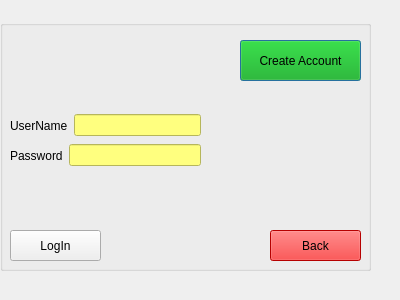
<?xml version="1.0" encoding="UTF-8"?>
<ui version="4.0">
 <class>aGuide</class>
 <widget class="QDialog" name="aGuide">
  <property name="geometry">
   <rect>
    <x>0</x>
    <y>0</y>
    <width>400</width>
    <height>300</height>
   </rect>
  </property>
  <property name="sizePolicy">
   <sizepolicy hsizetype="Preferred" vsizetype="Preferred">
    <horstretch>0</horstretch>
    <verstretch>5</verstretch>
   </sizepolicy>
  </property>
  <property name="windowTitle">
   <string>Dialog</string>
  </property>
  <property name="autoFillBackground">
   <bool>false</bool>
  </property>
  <property name="styleSheet">
   <string notr="true">border-color:red;</string>
  </property>
  <property name="statusBar" stdset="0">
   <string/>
  </property>
  <widget class="QGroupBox" name="groupBox">
   <property name="geometry">
    <rect>
     <x>0</x>
     <y>20</y>
     <width>371</width>
     <height>251</height>
    </rect>
   </property>
   <property name="autoFillBackground">
    <bool>true</bool>
   </property>
   <property name="title">
    <string/>
   </property>
   <widget class="QPushButton" name="pushButton_createaccount">
    <property name="geometry">
     <rect>
      <x>240</x>
      <y>20</y>
      <width>121</width>
      <height>41</height>
     </rect>
    </property>
    <property name="styleSheet">
     <string notr="true">border-color: rgb(0, 47, 0);
background-color: rgb(0, 170, 0);</string>
    </property>
    <property name="text">
     <string>Create Account</string>
    </property>
   </widget>
   <widget class="QPushButton" name="pushButton_back">
    <property name="geometry">
     <rect>
      <x>270</x>
      <y>210</y>
      <width>91</width>
      <height>31</height>
     </rect>
    </property>
    <property name="styleSheet">
     <string notr="true">background-color: rgb(255, 0, 0);
border-color: rgb(0, 0, 255);</string>
    </property>
    <property name="text">
     <string>Back</string>
    </property>
   </widget>
   <widget class="QWidget" name="layoutWidget">
    <property name="geometry">
     <rect>
      <x>10</x>
      <y>90</y>
      <width>191</width>
      <height>31</height>
     </rect>
    </property>
    <layout class="QHBoxLayout" name="horizontalLayout">
     <item>
      <widget class="QLabel" name="label">
       <property name="styleSheet">
        <string notr="true">font: 11pt &quot;MS Shell Dlg 2&quot;;</string>
       </property>
       <property name="text">
        <string>UserName</string>
       </property>
      </widget>
     </item>
     <item>
      <widget class="QLineEdit" name="lineEdit_username">
       <property name="styleSheet">
        <string notr="true">background-color: rgb(255, 255, 127);</string>
       </property>
      </widget>
     </item>
    </layout>
   </widget>
   <widget class="QWidget" name="layoutWidget">
    <property name="geometry">
     <rect>
      <x>10</x>
      <y>120</y>
      <width>191</width>
      <height>31</height>
     </rect>
    </property>
    <layout class="QHBoxLayout" name="horizontalLayout_2">
     <item>
      <widget class="QLabel" name="label_2">
       <property name="styleSheet">
        <string notr="true">font: 11pt &quot;MS Shell Dlg 2&quot;;</string>
       </property>
       <property name="text">
        <string>Password</string>
       </property>
      </widget>
     </item>
     <item>
      <widget class="QLineEdit" name="lineEdit_password">
       <property name="styleSheet">
        <string notr="true">background-color: rgb(255, 255, 127);</string>
       </property>
       <property name="echoMode">
        <enum>QLineEdit::Password</enum>
       </property>
      </widget>
     </item>
    </layout>
   </widget>
   <widget class="QPushButton" name="pushButton_login">
    <property name="geometry">
     <rect>
      <x>10</x>
      <y>210</y>
      <width>91</width>
      <height>31</height>
     </rect>
    </property>
    <property name="autoFillBackground">
     <bool>false</bool>
    </property>
    <property name="text">
     <string>LogIn</string>
    </property>
   </widget>
  </widget>
 </widget>
 <resources/>
 <connections/>
</ui>
